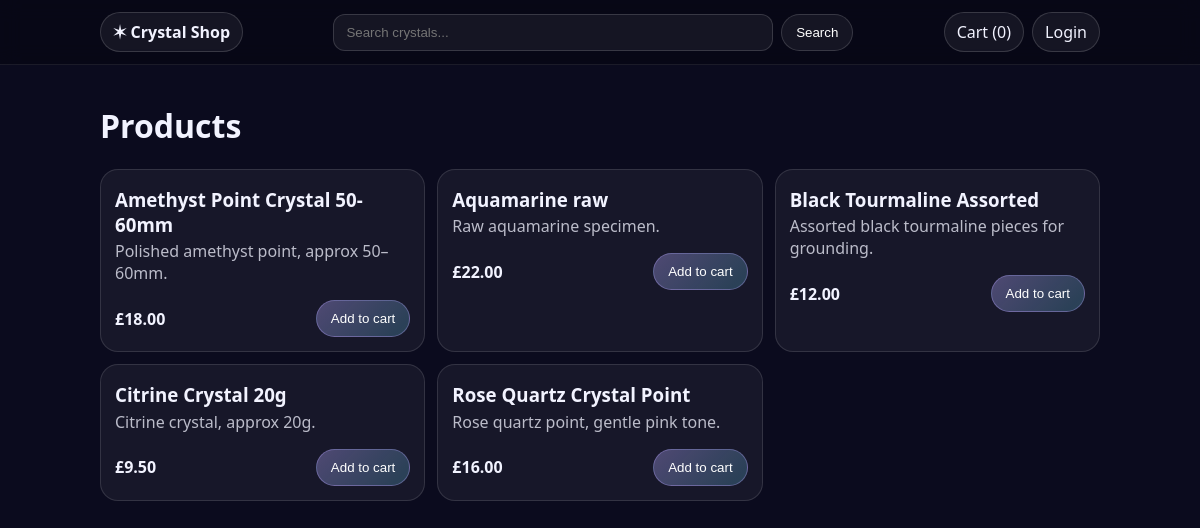
The page / on the database its author committed.
### store/models.py (models this page shows, shortened)
class Product(models.Model):
    name = models.CharField(max_length=200, unique=True)
    price_gbp = models.DecimalField(max_digits=8, decimal_places=2)
    description = models.TextField(blank=True)

### store/views.py (the view)
# urls.py: path("", views.product_list, name="products"),
def product_list(request: HttpRequest) -> HttpResponse:
    q = (request.GET.get("q") or "").strip()
    products = Product.objects.all().order_by("name")
    if q:
        products = products.filter(Q(name__icontains=q) | Q(description__icontains=q))
    return render(request, "store/products.html", {
        "products": products,
        "q": q,
        "cart_count": cart_count(request.session),
    })

### store/cart.py (called while the page is built)
def get_cart(session) -> Dict[str, int]:
    return session.get(CART_SESSION_KEY, {})

def cart_count(session) -> int:
    cart = get_cart(session)
    return sum(cart.values())

### store/templates/store/products.html (shortened to what this page needs)
{% extends "store/base.html" %}
{% block content %}
  <h1>Products</h1>
  <div class="grid">
    {% for p in products %}
      <div class="card">
        <h3 style="margin:.2rem 0">{{ p.name }}</h3>
        <p class="muted" style="margin:.2rem 0 1rem">{{ p.description }}</p>
        <div style="display:flex;justify-content:space-between;align-items:center;gap:10px">
          <strong>£{{ p.price_gbp }}</strong>
          <form action="{% url 'cart_add' p.id %}" method="post">
            <button class="btn btn-primary" type="submit">Add to cart</button>
          </form>
        </div>
      </div>
    {% empty %}
      <p>No products found.</p>
    {% endfor %}
  </div>
{% endblock %}

### store/templates/store/base.html (shortened to what this page needs)
<!doctype html>
<html>
<head>
</head>
<body>
<header>
  <div class="row">
    <a href="/" class="pill"><strong>✶ Crystal Shop</strong></a>
    <form action="/" method="get" style="display:flex;gap:8px;align-items:center;flex:1;max-width:520px">
      <input name="q" placeholder="Search crystals..." value="{{ q|default:'' }}" style="width:100%" />
      <button class="btn" type="submit">Search</button>
    </form>
    <div style="display:flex;gap:8px;align-items:center">
      <a class="pill" href="/cart/">Cart ({{ cart_count|default:0 }})</a>
      {% if user.is_authenticated %}
        <a class="pill" href="/account/">Account</a>
        <form action="{% url 'logout' %}" method="post" style="display:inline;">
          {% csrf_token %}
          <button class="pill" type="submit">Logout</button>
        </form>
      {% else %}
        <a class="pill" href="/login/">Login</a>
      {% endif %}
    </div>
  </div>
</header>
<div class="container">
  {% block content %}{% endblock %}
</div>
</body>
</html>

### store/templates/store/base.html (style rules this page uses)
body { font-family:system-ui,Arial;margin:0;background:#0b0b1e;color:#f2f3ff }
header { position:sticky;top:0;background:rgba(7,7,19,.7);backdrop-filter:blur(10px);padding:12px 16px;border-bottom:1px solid rgba(255,255,255,.08) }
a { color:inherit;text-decoration:none }
.row { display:flex;align-items:center;justify-content:space-between;gap:12px;max-width:1000px;margin:0 auto }
.pill { border:1px solid rgba(255,255,255,.15);padding:8px 12px;border-radius:999px;background:rgba(255,255,255,.06) }
.container { max-width:1000px;margin:0 auto;padding:18px 16px }
input { padding:10px 12px;border-radius:12px;border:1px solid rgba(255,255,255,.15);background:rgba(255,255,255,.06);color:#fff }
button { cursor:pointer }
.btn { padding:10px 14px;border-radius:999px;border:1px solid rgba(255,255,255,.15);background:rgba(255,255,255,.06);color:#fff }
.btn-primary { background:linear-gradient(135deg, rgba(184,167,255,.35), rgba(101,230,255,.20));border-color:rgba(184,167,255,.35) }
.grid { display:grid;grid-template-columns:repeat(3,1fr);gap:12px }
.card { border:1px solid rgba(255,255,255,.12);background:rgba(255,255,255,.05);border-radius:18px;padding:14px }
.muted { opacity:.75 }

### rows shown on the page
Product: name "Amethyst Point Crystal 50-60mm", description "Polished amethyst point, approx 50–60mm.", price_gbp "18.00"
Product: name "Aquamarine raw", description "Raw aquamarine specimen.", price_gbp "22.00"
Product: name "Black Tourmaline Assorted", description "Assorted black tourmaline pieces for grounding.", price_gbp "12.00"
Product: name "Citrine Crystal 20g", description "Citrine crystal, approx 20g.", price_gbp "9.50"
Product: name "Rose Quartz Crystal Point", description "Rose quartz point, gentle pink tone.", price_gbp "16.00"

### other values the page prints
{{ cart_count|default:0 }} "0"
